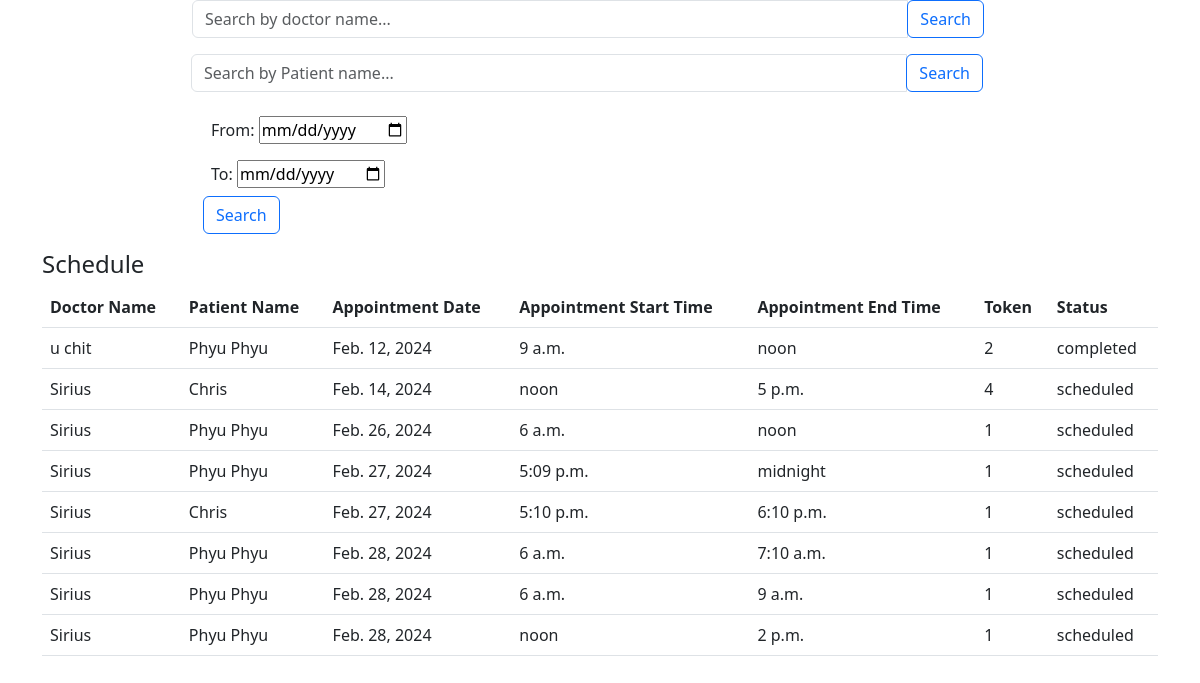
The app's page /retreive_admin_appointment_filterby/ with its own data.
### hospital_appointment_system/models.py (models this page shows, shortened)
class Appointment(models.Model):
    appointment_id = models.BigAutoField(primary_key=True, serialize=False)
    doctor_id = models.ForeignKey(Doctor,on_delete=models.CASCADE)
    patient_id = models.ForeignKey(Patient,on_delete=models.CASCADE)
    history_id = models.ForeignKey(History,on_delete=models.CASCADE)
    appoint_date = models.DateField()
    appoint_start_time = models.TimeField()
    appoint_end_time = models.TimeField()
    token = models.PositiveIntegerField()

class Doctor(models.Model):
    doctor_id = models.BigAutoField(primary_key=True, serialize=False)
    doctor_name = models.CharField(max_length=100)
    doctor_mail = models.EmailField()
    doctor_password = models.CharField(max_length=50)
    doctor_phoneno = models.BigIntegerField()
    doctor_specialization = models.CharField(max_length=100)
    doctor_img = models.ImageField(upload_to="images/")

class Patient(models.Model):
    patient_id = models.BigAutoField(primary_key=True, serialize=False)
    patient_name = models.CharField(max_length=100)
    patient_DOB = models.DateField()
    patient_mail = models.EmailField()
    patient_phoneno = models.BigIntegerField()
    patient_address = models.CharField(max_length=400)
    patient_password = models.CharField(max_length=50)
    patient_img = models.ImageField(upload_to="images/")

class History(models.Model):
    history_id = models.BigAutoField(primary_key=True, serialize=False)
    status = models.CharField(max_length=100)

### hospital_appointment_system/views.py (the view, shortened to what this page needs)
# urls.py: path('retreive_admin_appointment_filterby/', views.retreive_admin_appointment_filterby, name='retreive_admin_appointment_filterby'),
def retreive_admin_appointment_filterby(request):
    print('in retreive_admin_appointment_filterby')
    appointment_table = Appointment.objects.all()
    print(appointment_table.query)
    patient_name_query = request.GET.get('patient_name')
    doctor_name_query = request.GET.get('doctor_name')
    from_date_query = request.GET.get('from')
    to_date_query = request.GET.get('to')
    print(from_date_query, to_date_query)
    message = ""
    if (from_date_query == '' or from_date_query is None) or (to_date_query == '' or to_date_query is None):
        if (patient_name_query != '' and patient_name_query is not None) :
            appointment_table = Appointment.objects.filter(patient_id__patient_name__icontains=patient_name_query)
            print("one ",appointment_table.query)
            message = "Search results for " + "'" + str(patient_name_query) + "'" + " : " + str(appointment_table.count())
        if (doctor_name_query != '' and doctor_name_query is not None) :
            appointment_table = appointment_table.filter(doctor_id__doctor_name__icontains=doctor_name_query)
            print("two ",appointment_table.query)
            message = "Search results for " + "'" + str(doctor_name_query) + "'" + " : " + str(appointment_table.count())
    return render(request, 'hospital_appointment_system/admin_appointment_filterby.html', {'appointment_table': appointment_table, 'message':message})

### templates/hospital_appointment_system/admin_appointment_filterby.html (shortened to what this page needs)
<!DOCTYPE html>
<html lang="en">
<head>
    <link href="https://cdn.jsdelivr.net/npm/bootstrap@5.3.0/dist/css/bootstrap.min.css" rel="stylesheet">
</head>
<body>
<div class="container"  style="width:70%;">
    <form method="GET" action="{% url 'retreive_admin_appointment_filterby' %}">
        <div class="input-group mb-3 row" >
            <div class="input-group mb-3" >
                <input type="search" id="doctor_name" name="doctor_name" class="form-control" placeholder="Search by doctor name..." aria-label="Search by doctor name..." >
                <div class="input-group-append">
                    <button class="btn btn-outline-primary" type="submit" >Search</button>
                </div>
            </div>
            <div class="input-group mb-3" >
                <input type="search" id="patient_name" name="patient_name" class="form-control" placeholder="Search by Patient name..." aria-label="Search by patient name..." >
                <div class="input-group-append">
                    <button class="btn btn-outline-primary" type="submit" >Search</button>
                </div>
            </div>
            <div class="row" style="flex-direction:column;">
                <div class="col mx-2 my-2">
                    <label for="date">From: </label>
                    <input type="date" id="from" name="from">
                </div>
                <div class="col mx-2 my-2">
                    <label for="date">To: </label>
                    <input type="date" id="to" name="to">
                </div>
                <div class="col input-group-append">
                    <button class="btn btn-outline-primary" type="submit" >Search</button>
                </div>
            </div>
        </div>
    </form>
</div>
<div class="container">
    <h4>Schedule</h4>
    <table class = "table">
    <tr>
        <th>Doctor Name</th>
        <th>Patient Name</th>
        <th>Appointment Date</th>
        <th>Appointment Start Time</th>
        <th>Appointment End Time</th>
        <th>Token</th>
        <th>Status</th>
    </tr>
    {% for appointment in appointment_table %}
    <tr>
        <td>{{ appointment.doctor_id.doctor_name }}</td>
        <td>{{ appointment.patient_id.patient_name }}</td>
        <td>{{ appointment.appoint_date }}</td>
        <td>{{ appointment.appoint_start_time }}</td>
        <td>{{ appointment.appoint_end_time }}</td>
        <td>{{ appointment.token }}</td>
        <td>{{ appointment.history_id.status }}</td>
    </tr>
    {% endfor %}
    </table> <br/>
    </div>
</body>
</html>

### records on screen
Appointment: doctor_id.doctor_name "u chit", patient_id.patient_name "Phyu Phyu", appoint_date "Feb. 12, 2024", appoint_start_time "9 a.m.", appoint_end_time "noon", token "2", history_id.status "completed"
Appointment: doctor_id.doctor_name "Sirius", patient_id.patient_name "Chris", appoint_date "Feb. 14, 2024", appoint_start_time "noon", appoint_end_time "5 p.m.", token "4", history_id.status "scheduled"
Appointment: doctor_id.doctor_name "Sirius", patient_id.patient_name "Phyu Phyu", appoint_date "Feb. 26, 2024", appoint_start_time "6 a.m.", appoint_end_time "noon", token "1", history_id.status "scheduled"
Appointment: doctor_id.doctor_name "Sirius", patient_id.patient_name "Phyu Phyu", appoint_date "Feb. 27, 2024", appoint_start_time "5:09 p.m.", appoint_end_time "midnight", token "1", history_id.status "scheduled"
Appointment: doctor_id.doctor_name "Sirius", patient_id.patient_name "Chris", appoint_date "Feb. 27, 2024", appoint_start_time "5:10 p.m.", appoint_end_time "6:10 p.m.", token "1", history_id.status "scheduled"
Appointment: doctor_id.doctor_name "Sirius", patient_id.patient_name "Phyu Phyu", appoint_date "Feb. 28, 2024", appoint_start_time "6 a.m.", appoint_end_time "7:10 a.m.", token "1", history_id.status "scheduled"
Appointment: doctor_id.doctor_name "Sirius", patient_id.patient_name "Phyu Phyu", appoint_date "Feb. 28, 2024", appoint_start_time "6 a.m.", appoint_end_time "9 a.m.", token "1", history_id.status "scheduled"
Appointment: doctor_id.doctor_name "Sirius", patient_id.patient_name "Phyu Phyu", appoint_date "Feb. 28, 2024", appoint_start_time "noon", appoint_end_time "2 p.m.", token "1", history_id.status "scheduled"
